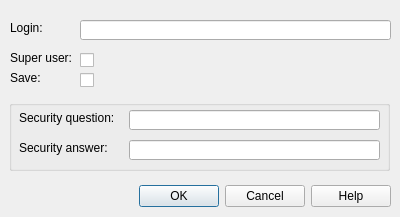
<?xml version="1.0" encoding="UTF-8"?>
<ui version="4.0">
 <class>user_dialog</class>
 <widget class="QDialog" name="user_dialog">
  <property name="geometry">
   <rect>
    <x>0</x>
    <y>0</y>
    <width>400</width>
    <height>217</height>
   </rect>
  </property>
  <property name="windowTitle">
   <string>URMHS - User details</string>
  </property>
  <widget class="QDialogButtonBox" name="buttonBox">
   <property name="geometry">
    <rect>
     <x>30</x>
     <y>180</y>
     <width>361</width>
     <height>32</height>
    </rect>
   </property>
   <property name="orientation">
    <enum>Qt::Horizontal</enum>
   </property>
   <property name="standardButtons">
    <set>QDialogButtonBox::Cancel|QDialogButtonBox::Help|QDialogButtonBox::Ok</set>
   </property>
  </widget>
  <widget class="QLineEdit" name="login">
   <property name="geometry">
    <rect>
     <x>80</x>
     <y>20</y>
     <width>311</width>
     <height>20</height>
    </rect>
   </property>
  </widget>
  <widget class="QLabel" name="label">
   <property name="geometry">
    <rect>
     <x>10</x>
     <y>20</y>
     <width>61</width>
     <height>16</height>
    </rect>
   </property>
   <property name="text">
    <string>Login:</string>
   </property>
  </widget>
  <widget class="QGroupBox" name="groupBox">
   <property name="geometry">
    <rect>
     <x>9</x>
     <y>100</y>
     <width>381</width>
     <height>71</height>
    </rect>
   </property>
   <property name="title">
    <string/>
   </property>
   <widget class="QLabel" name="label_3">
    <property name="geometry">
     <rect>
      <x>10</x>
      <y>40</y>
      <width>101</width>
      <height>16</height>
     </rect>
    </property>
    <property name="text">
     <string>Security answer:</string>
    </property>
   </widget>
   <widget class="QLineEdit" name="security_question">
    <property name="geometry">
     <rect>
      <x>120</x>
      <y>10</y>
      <width>251</width>
      <height>20</height>
     </rect>
    </property>
   </widget>
   <widget class="QLabel" name="label_2">
    <property name="geometry">
     <rect>
      <x>10</x>
      <y>10</y>
      <width>101</width>
      <height>16</height>
     </rect>
    </property>
    <property name="text">
     <string>Security question:</string>
    </property>
   </widget>
   <widget class="QLineEdit" name="security_answer">
    <property name="geometry">
     <rect>
      <x>120</x>
      <y>40</y>
      <width>251</width>
      <height>20</height>
     </rect>
    </property>
   </widget>
  </widget>
  <widget class="QCheckBox" name="superuser">
   <property name="geometry">
    <rect>
     <x>80</x>
     <y>50</y>
     <width>21</width>
     <height>21</height>
    </rect>
   </property>
   <property name="layoutDirection">
    <enum>Qt::LeftToRight</enum>
   </property>
   <property name="autoFillBackground">
    <bool>false</bool>
   </property>
   <property name="text">
    <string/>
   </property>
  </widget>
  <widget class="QLabel" name="label_4">
   <property name="geometry">
    <rect>
     <x>10</x>
     <y>50</y>
     <width>61</width>
     <height>16</height>
    </rect>
   </property>
   <property name="text">
    <string>Super user:</string>
   </property>
  </widget>
  <widget class="QCheckBox" name="save">
   <property name="geometry">
    <rect>
     <x>80</x>
     <y>70</y>
     <width>21</width>
     <height>21</height>
    </rect>
   </property>
   <property name="layoutDirection">
    <enum>Qt::LeftToRight</enum>
   </property>
   <property name="autoFillBackground">
    <bool>false</bool>
   </property>
   <property name="text">
    <string/>
   </property>
  </widget>
  <widget class="QLabel" name="label_5">
   <property name="geometry">
    <rect>
     <x>10</x>
     <y>70</y>
     <width>61</width>
     <height>16</height>
    </rect>
   </property>
   <property name="text">
    <string>Save:</string>
   </property>
  </widget>
 </widget>
 <resources/>
 <connections>
  <connection>
   <sender>buttonBox</sender>
   <signal>accepted()</signal>
   <receiver>user_dialog</receiver>
   <slot>accept()</slot>
   <hints>
    <hint type="sourcelabel">
     <x>248</x>
     <y>254</y>
    </hint>
    <hint type="destinationlabel">
     <x>157</x>
     <y>274</y>
    </hint>
   </hints>
  </connection>
  <connection>
   <sender>buttonBox</sender>
   <signal>rejected()</signal>
   <receiver>user_dialog</receiver>
   <slot>reject()</slot>
   <hints>
    <hint type="sourcelabel">
     <x>316</x>
     <y>260</y>
    </hint>
    <hint type="destinationlabel">
     <x>286</x>
     <y>274</y>
    </hint>
   </hints>
  </connection>
  <connection>
   <sender>buttonBox</sender>
   <signal>helpRequested()</signal>
   <receiver>user_dialog</receiver>
   <slot>onHelpButton()</slot>
   <hints>
    <hint type="sourcelabel">
     <x>364</x>
     <y>195</y>
    </hint>
    <hint type="destinationlabel">
     <x>395</x>
     <y>175</y>
    </hint>
   </hints>
  </connection>
  <connection>
   <sender>superuser</sender>
   <signal>clicked()</signal>
   <receiver>user_dialog</receiver>
   <slot>onSuperUser()</slot>
   <hints>
    <hint type="sourcelabel">
     <x>87</x>
     <y>60</y>
    </hint>
    <hint type="destinationlabel">
     <x>144</x>
     <y>65</y>
    </hint>
   </hints>
  </connection>
 </connections>
 <slots>
  <slot>onHelpButton()</slot>
  <slot>onSuperUser()</slot>
 </slots>
</ui>
